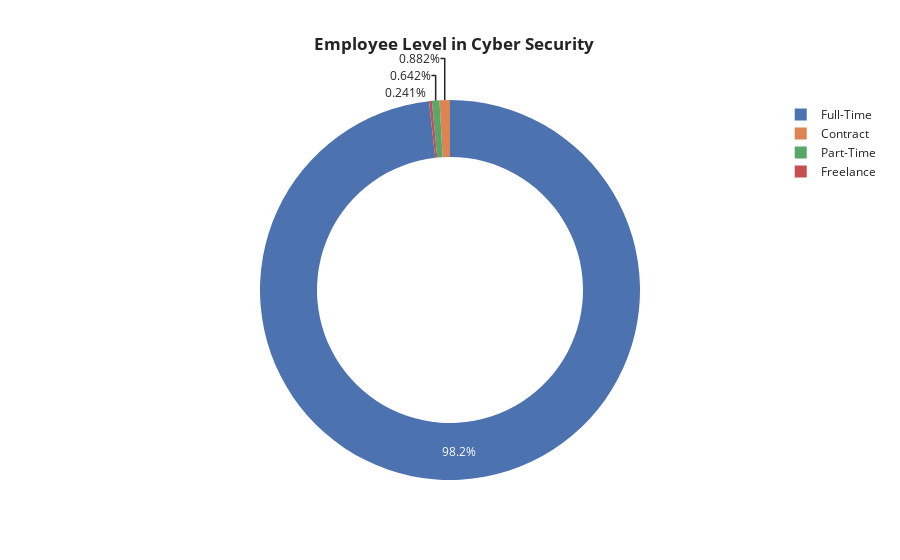

Notebook source saved alongside this figure:
### Code cell
fig=px.pie(df.groupby('employment_type',as_index=False)['salary_in_usd'].count().sort_values(by='salary_in_usd',ascending=False).head(10),names='employment_type',values='salary_in_usd',color='employment_type',hole=0.7,labels={'employment_type':'Employment level','salary_in_usd':'count'},template='seaborn',title='<b>  Employee Level in Cyber Security')
fig.update_layout(title_x=0.5)

### Figure 1 — Plotly figure (JSON) as saved in the notebook; plotly's stock layout.template omitted (floating-point values rounded to 4 significant figures)
{"data": [{"customdata": [["Full-Time"], ["Contract"], ["Part-Time"], ["Freelance"]], "domain": {"x": [0, 1], "y": [0, 1]}, "hole": 0.7, "hovertemplate": "Employment level=%{customdata[0]}<br>count=%{value}<extra></extra>", "labels": ["Full-Time", "Contract", "Part-Time", "Freelance"], "legendgroup": "", "marker": {"colors": ["rgb(76,114,176)", "rgb(221,132,82)", "rgb(85,168,104)", "rgb(196,78,82)"]}, "name": "", "showlegend": true, "type": "pie", "values": [1225, 11, 8, 3]}], "layout": {"autosize": true, "legend": {"tracegroupgap": 0}, "title": {"text": "<b>  Employee Level in Cyber Security", "x": 0.5}}}
